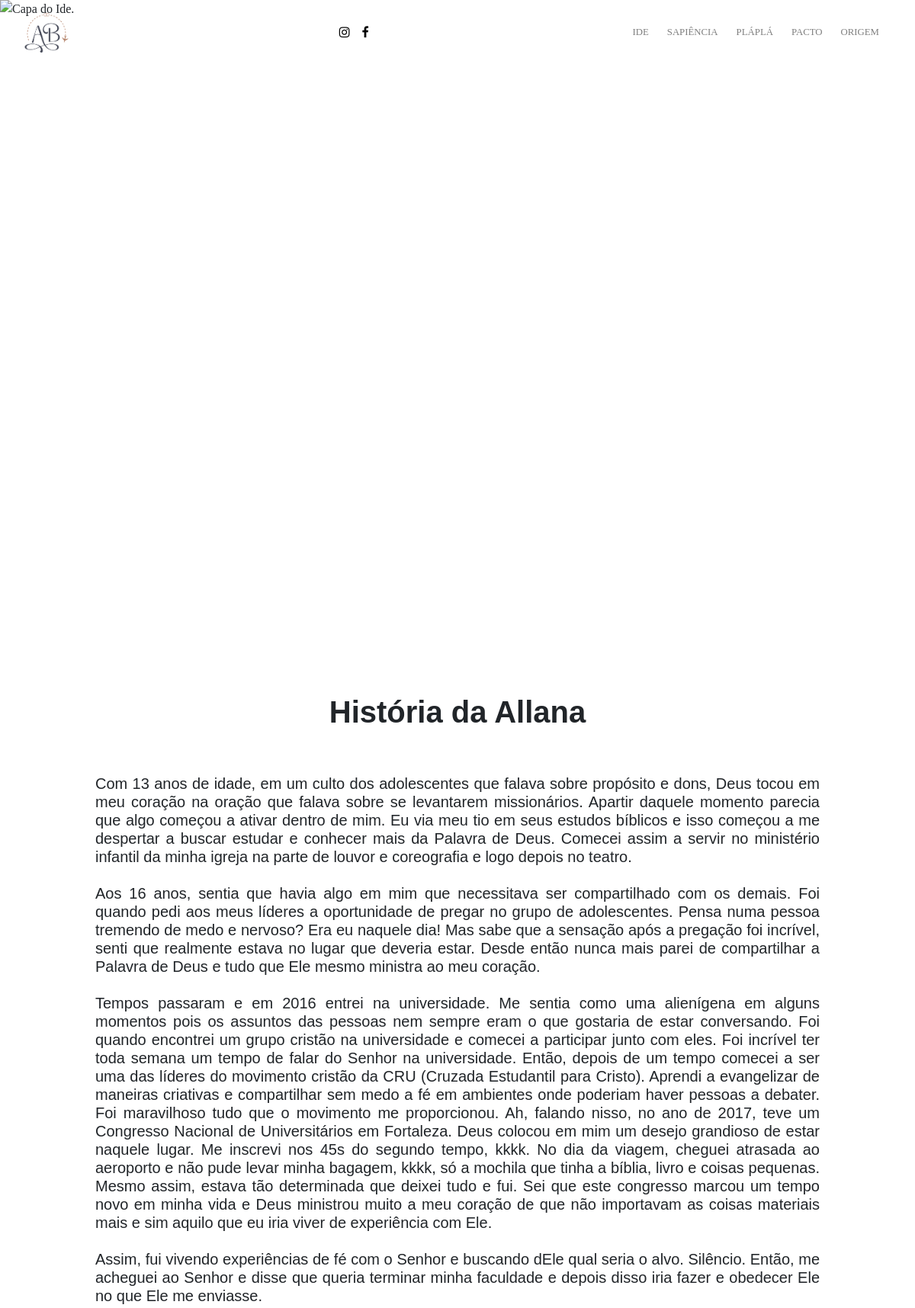
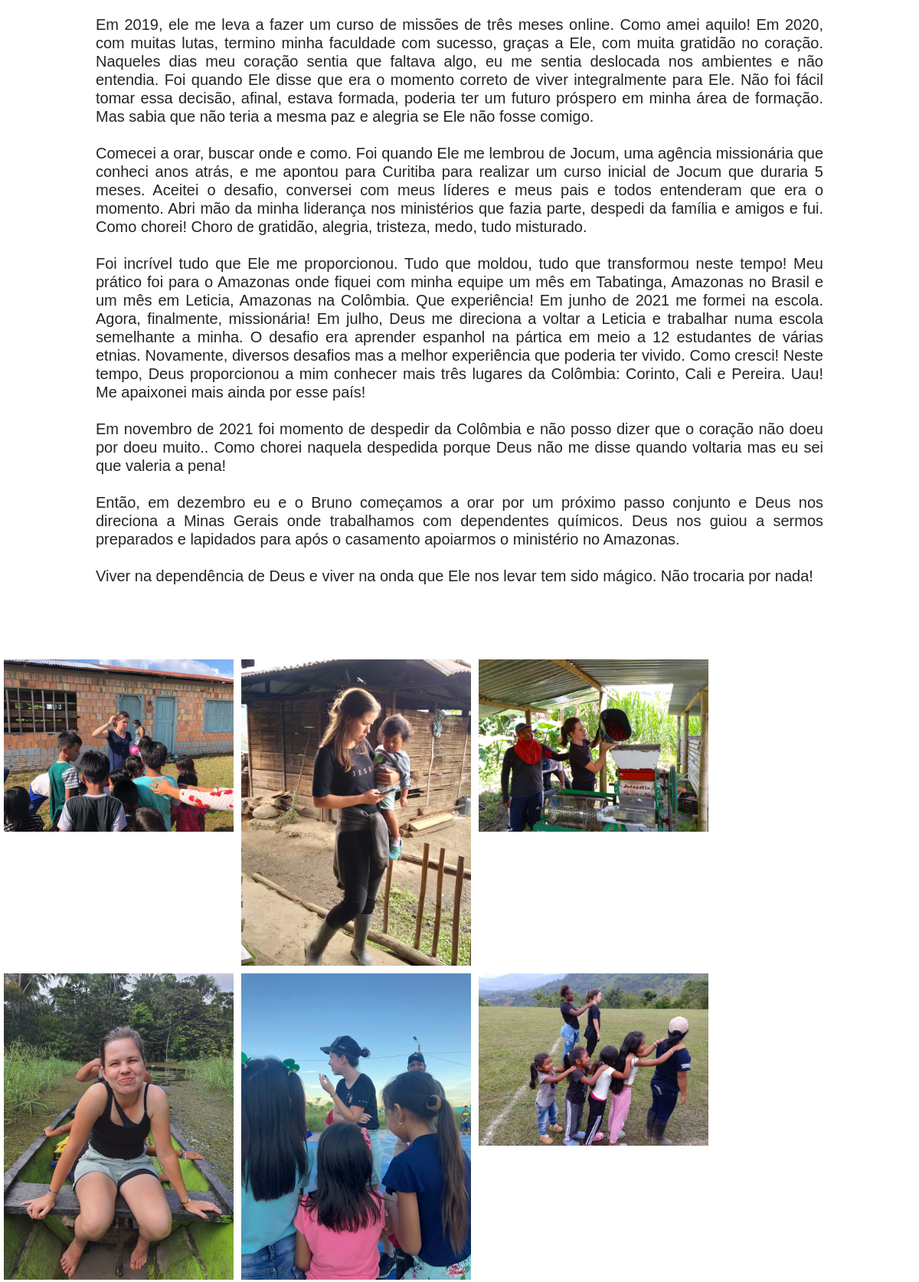
Page /ide/2/ (upper part) on the committed database (2 pictures, top to bottom).
### ide/models.py (models this page shows, shortened)
class Ide(models.Model):
    class Meta:
        ordering = ('data_postagem',)
    id = models.AutoField(primary_key=True)
    titulo = models.CharField(max_length=80)
    data_postagem = models.DateField(default=datetime.now, blank=True)
    texto = models.TextField(blank=True)

class ImagemIde(models.Model):
    class Meta:
        ordering = ('ide', 'titulo')
    ide = models.ForeignKey('Ide', on_delete=models.CASCADE, default=1)
    titulo = models.CharField(max_length=100)
    slug = models.SlugField(max_length=100, blank=True, unique=True)
    descricao = models.TextField(blank=True)
    foto = models.ImageField(
        null=True,
        blank=True,
        upload_to='galeria/ide',
    )

### ide/views.py (the view)
# urls.py: path('<int:id>/', views.show, name='show'),
def show(request, id):
    ide = get_object_or_404(Ide, pk=id)
    imagens_ide = ImagemIde.objects.filter(ide=ide)
    texto = ide.texto.split('</br>')
    return render(request, 'ide/show.html', {'ide': ide, 'texto': texto, 'imagens_ide': imagens_ide })

### ide/templates/ide/show.html (shortened to what this page needs)
{% extends "base.html" %}
{% load static %}
{% block link %}
<link rel="stylesheet" href="{% static 'css/ide.css' %}" type="text/css">
{% endblock %}
{% block corpo %}
<div id="carouselExampleIndicators" class="carousel slide" data-ride="carousel">
  <div class="carousel-inner">
    <div class="carousel-item active">
      <img class="d-block w-100" src="{% static 'images/capa/ide.png' %}" alt="Capa do Ide.">
    </div>
  </div>
</div>
<div class="section-descricao">
  <div class="text-title">
    <h1 class="text-center">{{ ide.titulo }}</h1>
  </div>
  <div class="row text-descricao">
    <h5>
        {% for i in texto %}
            {{ i }}
        {% endfor %}
    </h5>
  </div>
</div>
<div class="galeria">
  {% for imagem in imagens_ide %}
    <div class="img">
      <a target="_blank" href="/media/{{ imagem.foto }}">
        <img src="/media/{{ imagem.foto }}" alt="{{ imagem.titulo }}" width="300" height="200">
      </a>
    </div>
  {% endfor %}
</div>
{% endblock %}

### static/css/template.css (style rules this page uses)
body { font-family: 'Playfair Display', serif; box-shadow: 0 4px 12px -2px rgba(#6B75A1, .16); }
.carousel { height: 800px; }
.carousel img { height: 800px; }

### static/css/ide.css (style rules this page uses)
.section-descricao { width: 100%; padding: 60px; }
.text-title { padding-top: 50px; padding-bottom: 50px; }
.text-title h1 { font-family: 'Nunito', sans-serif; font-weight: bold; }
.text-descricao { font-family: 'Nunito', sans-serif; padding-right: 80px; padding-left: 80px; text-align: justify; }
.galeria { height: 800px; margin-bottom: 20px; }
.galeria div.img { margin: 5px; float: left; height: 400px; width: 300px; }
.galeria div.img img { width: 100%; height: auto; }

### rows in the picture
Ide: titulo "História da Allana"
ImagemIde: foto (picture)
ImagemIde: foto (picture)
ImagemIde: foto (picture)
ImagemIde: foto (picture)
ImagemIde: foto (picture)
ImagemIde: foto (picture)

### other values in the picture
{{ i }} "Viver na dependência de Deus e viver na onda que Ele nos levar tem sido mágico. Não trocaria por nada!"
